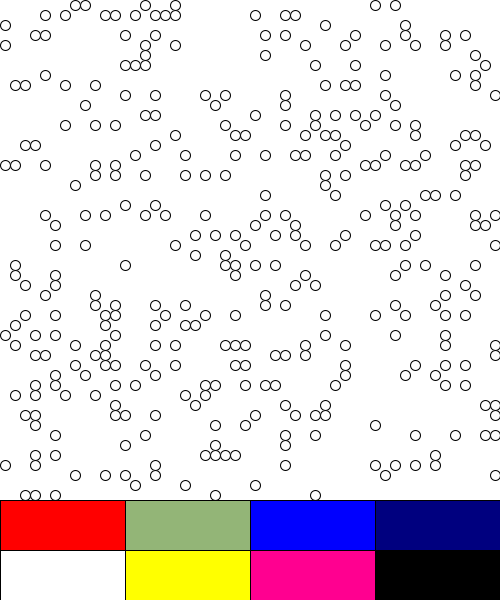
Frame 1 (no input)
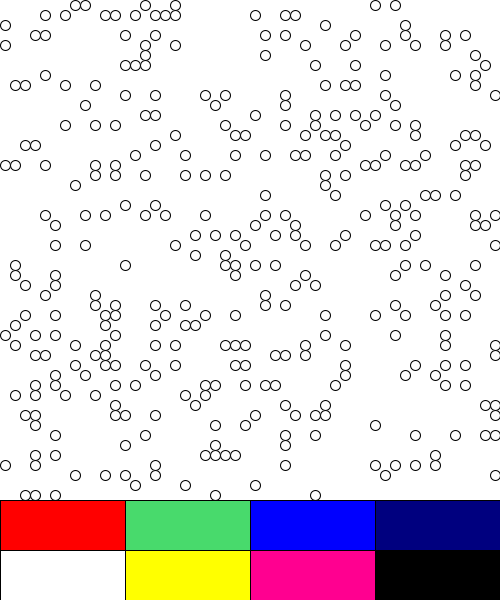
Frame 60 (the mouse pressed at the canvas centre just before this capture)
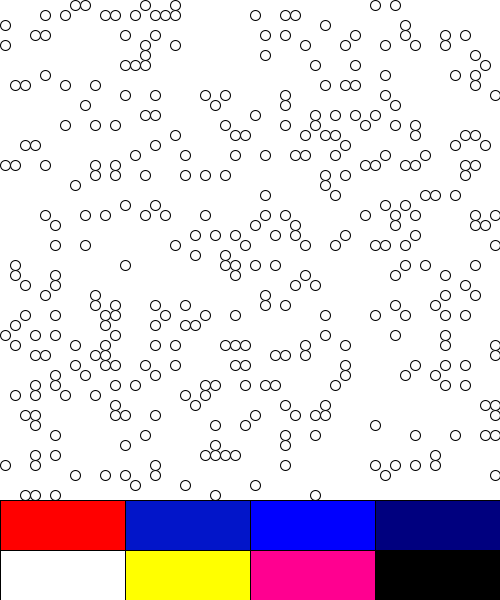
Frame 120 (the mouse held since frame 60 and released just before this capture)

The Processing sketch that drew these frames (run headless with seeded random() and noise(); from frame 60 on, the mouse is pressed at the canvas centre):

// Processing sketch: game_of_life
// ── game_of_life.pde
float RANDOM_LIMIT = 0.85;

int CELL_RAD = 5;
int CELL_DIA = 2 * CELL_RAD;
int CELL_GRID = 50;

int CANVAS_SIZE = CELL_DIA * CELL_GRID;
int BUTTON_HEIGHT = 50;
int BUTTON_WIDTH = CANVAS_SIZE / 4;

int[][] CELL_ARR = new int[CELL_GRID][CELL_GRID];
int[][] NEW_ARR = new int[CELL_GRID][CELL_GRID];

boolean game_live = false;

void clear_cells()
{
  for (int i = 0; i < CELL_GRID; i++) {
    for (int j = 0; j < CELL_GRID; j++) {
      CELL_ARR[i][j] = 0; 
      NEW_ARR[i][j] = 0;
    }
  }
}

void random_cells()
{
  for (int i = 0; i < CELL_GRID; i++) {
    for (int j = 0; j < CELL_GRID; j++) {
      CELL_ARR[i][j] = (random(1) > RANDOM_LIMIT) ? 1 : 0; 
      NEW_ARR[i][j] = 0;
    }
  }
}

void draw_cells()
{
 // random initialization of cells
  for (int i = 0; i < CELL_GRID; i++) {
    for (int j = 0; j < CELL_GRID; j++) {
      if (CELL_ARR[i][j] >= 1) {
       circle(CELL_RAD + i * CELL_DIA, CELL_RAD + j * CELL_DIA, CELL_DIA); 
      }
    }
  } 
}

void calc_futr_cells()
{
  if (!game_live)
    return;
  
  int nbr = 0;
  for (int i = 0; i < CELL_GRID; i++) {
    for (int j = 0; j < CELL_GRID; j++) {
      nbr = 0;
     
     nbr += (i > 0) && (j > 0) ? CELL_ARR[i - 1][j - 1] : 0;
     nbr += (i > 0) ? CELL_ARR[i - 1][j] : 0;
     nbr += (i > 0) && (j < CELL_GRID - 1) ? CELL_ARR[i - 1][j + 1] : 0;
     
     nbr += (j > 0) ? CELL_ARR[i][j - 1] : 0;
     nbr += (j < CELL_GRID - 1) ? CELL_ARR[i][j + 1] : 0;
     
     nbr += (i < CELL_GRID - 1) && (j > 0) ? CELL_ARR[i + 1][j - 1] : 0;
     nbr += (i < CELL_GRID - 1) ? CELL_ARR[i + 1][j] : 0;
     nbr += (i < CELL_GRID - 1) && (j < CELL_GRID - 1) ? CELL_ARR[i + 1][j + 1] : 0;
     
     // the cell dies in the following two cases
     // 1- LESS THAN TWO NEIGHBOURS
     // 2- MORE THAN THREE NEIGHBOURS
     // new cell is born if a non existant cell has exactly 3 neighbours  
     if (CELL_ARR[i][j] >= 1) {
       if (nbr < 2 || nbr > 3) {
         NEW_ARR[i][j] = 0;
       } else {
        NEW_ARR[i][j] = 1; 
       }
     } else if (CELL_ARR[i][j] < 1 && nbr == 3) {
       NEW_ARR[i][j] = 1; 
     }
    }
  }
  
  // copying the new array into the cell array
    for (int i = 0; i < CELL_GRID; i++) {
        for (int j = 0; j < CELL_GRID; j++) {
            CELL_ARR[i][j] = NEW_ARR[i][j]; 
        }
    }
}

void show_buttons() 
{
    if (!game_live)
        fill(255, 0, 0);
    else
        fill(0, 255, 0);
    
    rect(0, CANVAS_SIZE, BUTTON_WIDTH, BUTTON_HEIGHT); // start stop button
    
    fill(255 * random(1), 255 * random(1), 255 * random(1));
    rect(1*BUTTON_WIDTH, CANVAS_SIZE, BUTTON_WIDTH, BUTTON_HEIGHT); // random button

    fill(0, 0, 255);
    rect(2*BUTTON_WIDTH, CANVAS_SIZE, BUTTON_WIDTH, BUTTON_HEIGHT); // glider button

    fill(0, 0, .5 * 255);
    rect(3*BUTTON_WIDTH, CANVAS_SIZE, BUTTON_WIDTH, BUTTON_HEIGHT); // light weight space ship
    
    fill(255, 255, 255);
    rect(0, CANVAS_SIZE + BUTTON_HEIGHT, BUTTON_WIDTH, BUTTON_HEIGHT); // clear screen
    
    fill(255, 255, 0);
    rect(1*BUTTON_WIDTH, CANVAS_SIZE + BUTTON_HEIGHT, BUTTON_WIDTH, BUTTON_HEIGHT); // Pulsar
  
    fill(255, 0, 144);
    rect(2*BUTTON_WIDTH, CANVAS_SIZE + BUTTON_HEIGHT, BUTTON_WIDTH, BUTTON_HEIGHT); // Pentadecathlon
    
    fill(0, 0, 0);
    rect(3*BUTTON_WIDTH, CANVAS_SIZE + BUTTON_HEIGHT, BUTTON_WIDTH, BUTTON_HEIGHT); // Gosper glider gun
  
    fill(255, 255, 255);
}

void settings()
{  
  size(CANVAS_SIZE, CANVAS_SIZE + 100);  
}

void setup()
{
  frameRate(10);
  background(255, 255, 255);
  random_cells();
  draw_cells();
  
  show_buttons();
}

void draw()
{
  background(255, 255, 255);
  calc_futr_cells();
  draw_cells();
  show_buttons();
}

void glider_cells()
{
  clear_cells();
  
  CELL_ARR[1][3] = 1;
  CELL_ARR[2][1] = 1;
  CELL_ARR[2][3] = 1;
  CELL_ARR[3][2] = 1;
  CELL_ARR[3][3] = 1;
}

void light_weight_cells()
{
 clear_cells();
 
 CELL_ARR[1][1] = 1;
 CELL_ARR[1][3] = 1;
 CELL_ARR[2][4] = 1;
 CELL_ARR[3][4] = 1;
 CELL_ARR[4][1] = 1;
 CELL_ARR[4][4] = 1;
 CELL_ARR[5][2] = 1;
 CELL_ARR[5][3] = 1;
 CELL_ARR[5][4] = 1;
}

void pulsar()
{
    clear_cells();
    
    CELL_ARR[3][5] = 1;
    CELL_ARR[3][6] = 1;
    CELL_ARR[3][7] = 1;
    CELL_ARR[3][11] = 1;
    CELL_ARR[3][12] = 1;
    CELL_ARR[3][13] = 1;
    CELL_ARR[5][3] = 1;
    CELL_ARR[5][8] = 1;
    CELL_ARR[5][10] = 1;
    CELL_ARR[5][15] = 1;
    CELL_ARR[6][3] = 1;
    CELL_ARR[6][8] = 1;
    CELL_ARR[6][10] = 1;
    CELL_ARR[6][15] = 1;
    CELL_ARR[7][3] = 1;
    CELL_ARR[7][8] = 1;
    CELL_ARR[7][10] = 1;
    CELL_ARR[7][15] = 1;
    CELL_ARR[8][5] = 1;
    CELL_ARR[8][6] = 1;
    CELL_ARR[8][7] = 1;
    CELL_ARR[8][11] = 1;
    CELL_ARR[8][12] = 1;
    CELL_ARR[8][13] = 1;
    
    CELL_ARR[10][5] = 1;
    CELL_ARR[10][6] = 1;
    CELL_ARR[10][7] = 1;
    CELL_ARR[10][11] = 1;
    CELL_ARR[10][12] = 1;
    CELL_ARR[10][13] = 1;
    CELL_ARR[11][3] = 1;
    CELL_ARR[11][8] = 1;
    CELL_ARR[11][10] = 1;
    CELL_ARR[11][15] = 1;
    CELL_ARR[12][3] = 1;
    CELL_ARR[12][8] = 1;
    CELL_ARR[12][10] = 1;
    CELL_ARR[12][15] = 1;
    CELL_ARR[13][3] = 1;
    CELL_ARR[13][8] = 1;
    CELL_ARR[13][10] = 1;
    CELL_ARR[13][15] = 1;
    CELL_ARR[15][5] = 1;
    CELL_ARR[15][6] = 1;
    CELL_ARR[15][7] = 1;
    CELL_ARR[15][11] = 1;
    CELL_ARR[15][12] = 1;
    CELL_ARR[15][13] = 1;
}

void pentadecathlon()
{
    clear_cells();
    
    CELL_ARR[4][6] = 1;
    CELL_ARR[4][13] = 1;
    CELL_ARR[5][5] = 1;
    CELL_ARR[5][6] = 1;
    CELL_ARR[5][13] = 1;
    CELL_ARR[5][14] = 1;
    CELL_ARR[6][4] = 1;
    CELL_ARR[6][5] = 1;
    CELL_ARR[6][6] = 1;
    CELL_ARR[6][13] = 1;
    CELL_ARR[6][14] = 1;
    CELL_ARR[6][15] = 1;
    CELL_ARR[7][5] = 1;
    CELL_ARR[7][6] = 1;
    CELL_ARR[7][13] = 1;
    CELL_ARR[7][14] = 1;
    CELL_ARR[8][6] = 1;
    CELL_ARR[8][13] = 1;
}

void gosper_glider_cells()
{
    clear_cells();
    
    CELL_ARR[2][6] = 1;
    CELL_ARR[2][7] = 1;
    CELL_ARR[3][6] = 1;
    CELL_ARR[3][7] = 1;

    CELL_ARR[12][6] = 1;
    CELL_ARR[12][7] = 1;
    CELL_ARR[12][8] = 1;
    CELL_ARR[13][5] = 1;
    CELL_ARR[13][9] = 1;
    CELL_ARR[14][4] = 1;
    CELL_ARR[14][10] = 1;
    CELL_ARR[15][4] = 1;
    CELL_ARR[15][10] = 1;
    CELL_ARR[16][7] = 1;
    CELL_ARR[17][5] = 1;
    CELL_ARR[17][9] = 1;
    CELL_ARR[18][6] = 1;
    CELL_ARR[18][7] = 1;
    CELL_ARR[18][8] = 1;
    CELL_ARR[19][7] = 1;
    
    CELL_ARR[22][4] = 1;
    CELL_ARR[22][5] = 1;
    CELL_ARR[22][6] = 1;
    CELL_ARR[23][4] = 1;
    CELL_ARR[23][5] = 1;
    CELL_ARR[23][6] = 1;
    CELL_ARR[24][3] = 1;
    CELL_ARR[24][7] = 1;
    CELL_ARR[26][2] = 1;
    CELL_ARR[26][3] = 1;
    CELL_ARR[26][7] = 1;
    CELL_ARR[26][8] = 1;
    
    CELL_ARR[36][4] = 1;
    CELL_ARR[36][5] = 1;
    CELL_ARR[37][4] = 1;
    CELL_ARR[37][5] = 1;
}

void mouseClicked()
{
    if (!game_live && mouseX > 0 && mouseY > 0 && mouseY < CANVAS_SIZE) {
        int x_cord = floor(mouseX/CELL_DIA);
        int y_cord = floor(mouseY/CELL_DIA);
        
        CELL_ARR[x_cord][y_cord] = CELL_ARR[x_cord][y_cord] >= 1 ? 0 : 1;
     }
    
     //first row of buttons
     if (mouseX > 0 && mouseY > CANVAS_SIZE && mouseY < CANVAS_SIZE + BUTTON_HEIGHT) {
        if (mouseX < BUTTON_WIDTH) {
            if (game_live)
                game_live = false;
            else
                game_live = true;
        } else if (mouseX < 2 * BUTTON_WIDTH) {
            random_cells();
        } else if (mouseX < 3 * BUTTON_WIDTH) {
            glider_cells();
        } else if (mouseX < 4 * BUTTON_WIDTH) {
            light_weight_cells();
        }
    }
    
    // second row of buttons
    if (mouseX > 0 && mouseY > CANVAS_SIZE + BUTTON_HEIGHT && mouseY < CANVAS_SIZE + 2 * BUTTON_HEIGHT) { 
        if (mouseX < BUTTON_WIDTH) {
            clear_cells();
        } else if (mouseX < 2 * BUTTON_WIDTH) {
            pulsar();
        } else if (mouseX < 3 * BUTTON_WIDTH) {
            pentadecathlon();
        } else if (mouseX < 4 * BUTTON_WIDTH) {
            gosper_glider_cells();
        }
    }
}
